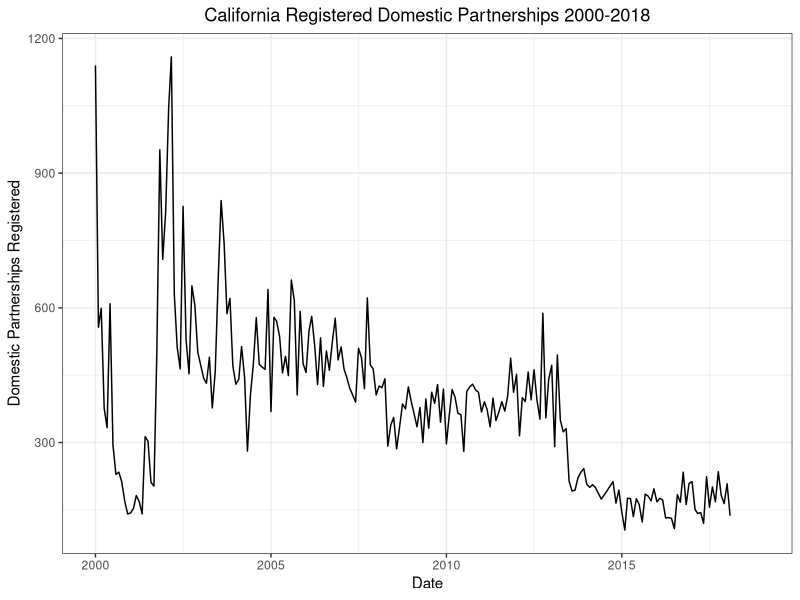

Here is the R script that generated this plot:
## ---- chunk 1
## Load Packages and Clean up the Data File
library("tidyverse")
library("reshape2")
library("ggfortify")
## ---- chunk 2
ca_rdp <- read.csv("ca_rdp.csv")
ca_rdp$Total <- NULL
ca_rdp$X <- NULL

dummy.df <- as.data.frame(ca_rdp)
months <- format(seq.Date(as.Date("2013-01-01"), as.Date("2013-12-01"), 
                          by = "month"), format = "%b")
colnames(dummy.df) <- months
dummy.df$Year <- seq(2000, 2018) # set as variable, not as rownames 

dummy.df <- melt(dummy.df, id.vars = "Year")
dummy.df$Date <- as.Date(paste(dummy.df$Year, dummy.df$variable, "01", sep = "-"), format = ("%Y-%b-%d"))
dummy.df <- dummy.df[order(dummy.df$Date), ]
rdp.ts <- ts(dummy.df$value, start = c(2000,1), end=c(2018,2), frequency=12)
## ---- chunk 3
ggplot(dummy.df, aes(x = Date, y = value)) +
  geom_line() +
  ggtitle("California Registered Domestic Partnerships 2000-2018") +
  xlab("Date") + 
  ylab("Domestic Partnerships Registered") +
  theme_bw() + 
  theme(plot.title = element_text(hjust = 0.5))
